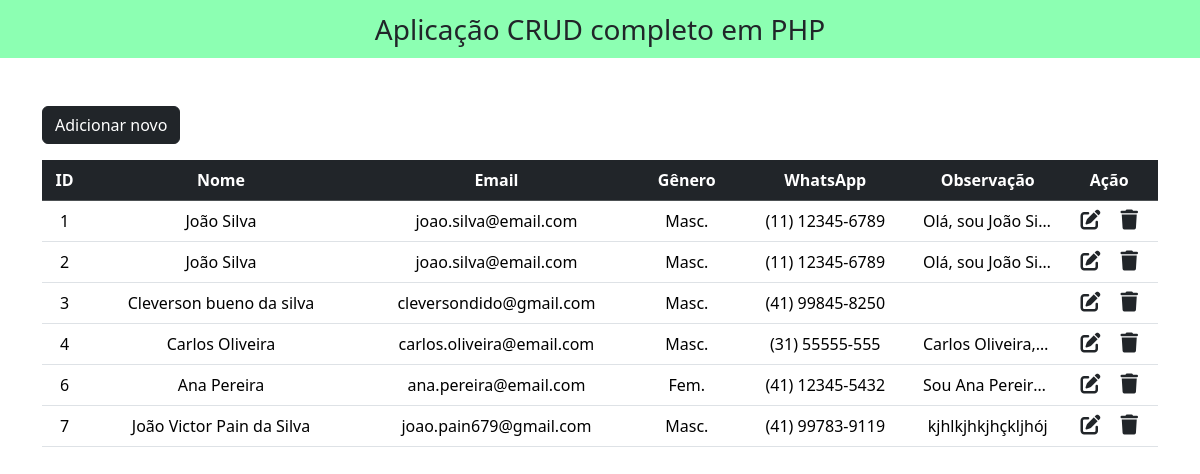
The page / on the database its author committed.
### tables this page shows
CREATE TABLE `cadastro_usuario` (
  `id` int(10) NOT NULL,
  `nome_sobrenome` varchar(100) DEFAULT NULL,
  `email` varchar(256) NOT NULL,
  `genero` varchar(100) NOT NULL,
  `obs` varchar(1000) NOT NULL,
  `wpp` varchar(15) DEFAULT NULL
);

### index.php (the view, shortened to what this page needs)
<!DOCTYPE html>
<html lang="pt-BR">
<head>
  <link href="https://cdn.jsdelivr.net/npm/bootstrap@5.3.2/dist/css/bootstrap.min.css" rel="stylesheet">
  <link rel="stylesheet" href="https://cdnjs.cloudflare.com/ajax/libs/font-awesome/6.4.2/css/all.min.css" />
</head>
<body>
  <nav class="navbar navbar-light justify-content-center fs-3 mb-5" style="background-color: #00ff5573;">
  Aplicação CRUD completo em PHP
  </nav>
  <div class="container">
    <a href="add_new.php" class="btn btn-dark mb-3">Adicionar novo</a>
    <table class="table table-hover text-center">
      <thead class="table-dark">
        <tr>
          <th scope="col">ID</th>
          <th scope="col">Nome</th>
          <th scope="col">Email</th>
          <th scope="col">Gênero</th>
          <th scope="col">WhatsApp</th>
          <th scope="col">Observação</th>
          <th scope="col">Ação</th>
        </tr>
      </thead>
      <tbody>
        <?php
        include "db_conn.php";
        $sql = "SELECT * FROM `cadastro_usuario`";
        $result = mysqli_query($conn, $sql);
        while ($row = mysqli_fetch_assoc($result)) {
        ?>
          <tr>
            <td><?php echo $row['id'] ?></td>
            <td><?php echo $row['nome_sobrenome'] ?></td>
            <td><?php echo $row['email'] ?></td>
            <td><?php echo $row['genero'] ?></td>
            <td><?php echo $row['wpp'] ?></td>
            <td class="text-truncate" style="max-width :10px" ><?php echo $row['obs'] ?></td>
            <td>
              <a href="edit.php?id=<?php echo $row['id'] ?> " class="link-dark"><i class="fa-solid fa-pen-to-square fs-5 me-3"></i></a>
              <a href="delete.php?id=<?php echo $row['id'] ?>" class="link-dark"><i class="fa-solid fa-trash fs-5"></i></a>
            </td>
          </tr>
        <?php
        }
        ?>
      </tbody>
    </table>
  </div>
</body>
</html>

### rows shown on the page
cadastro_usuario: id "1", nome_sobrenome "João Silva", email "joao.silva@email.com", genero "Masc.", wpp "(11) 12345-6789", obs "Olá, sou João Si…"
cadastro_usuario: id "2", nome_sobrenome "João Silva", email "joao.silva@email.com", genero "Masc.", wpp "(11) 12345-6789", obs "Olá, sou João Si…"
cadastro_usuario: id "3", nome_sobrenome "Cleverson bueno da silva", email "cleversondido@gmail.com", genero "Masc.", wpp "(41) 99845-8250"
cadastro_usuario: id "4", nome_sobrenome "Carlos Oliveira", email "carlos.oliveira@email.com", genero "Masc.", wpp "(31) 55555-555", obs "Carlos Oliveira,…"
cadastro_usuario: id "6", nome_sobrenome "Ana Pereira", email "ana.pereira@email.com", genero "Fem.", wpp "(41) 12345-5432", obs "Sou Ana Pereir…"
cadastro_usuario: id "7", nome_sobrenome "João Victor Pain da Silva", email "joao.pain679@gmail.com", genero "Masc.", wpp "(41) 99783-9119", obs "kjhlkjhkjhçkljhój"
